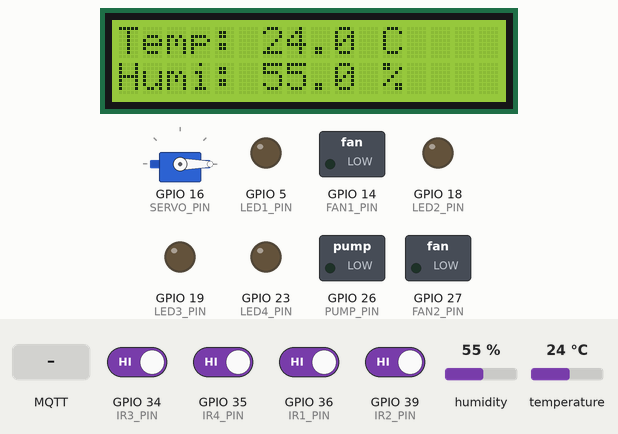
The program below on a simulated ESP32. Parts: servo, 16×2 character LCD, switched loads named in the program (green lamp = pin HIGH), output pins drawn as LEDs (lit = HIGH). The inputs (shaded band) are chosen by the test bench; at power-on: GPIO 34 (IR3_PIN), GPIO 35 (IR4_PIN), GPIO 36 (IR1_PIN), GPIO 39 (IR2_PIN) HIGH, humidity 55 %, temperature 24 °C. WiFi joins after 1.5 s; servers stay silent unless stated; no MQTT or app messages arrive unless stated; what the program prints to the serial monitor is not drawn.

Above: at 8.3 s.
8.4 s: MQTT message "1" arrives on the first subscribed topic
At 8.5 s:
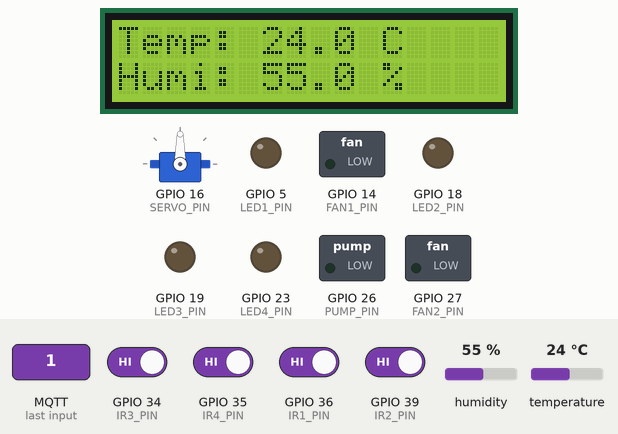
10.1 s: MQTT message "1" arrives on the second subscribed topic
At 10.7 s:
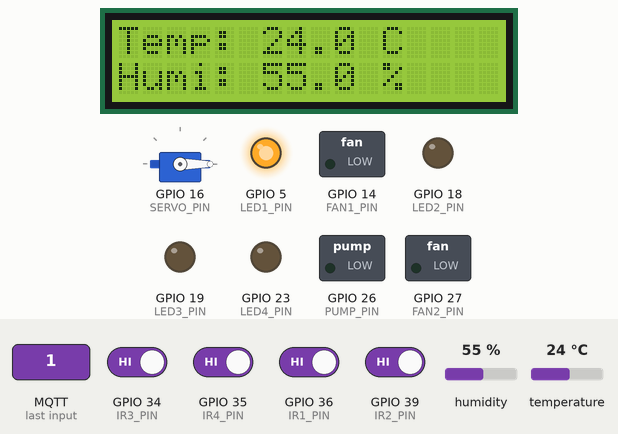
11.6 s: MQTT message "1" arrives on the third subscribed topic
At 12.8 s:
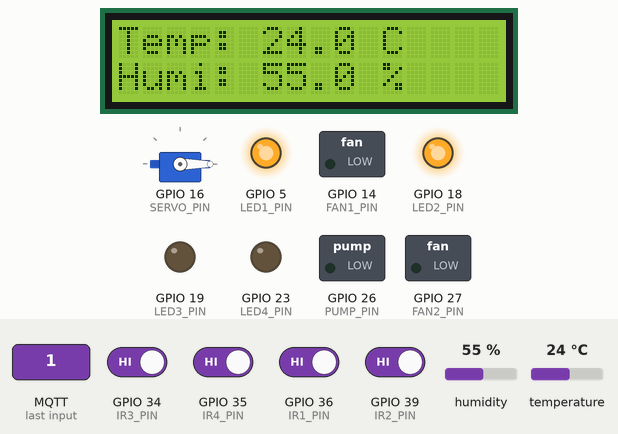
13.1 s: MQTT message "on" arrives on the second subscribed topic
At 14.0 s:
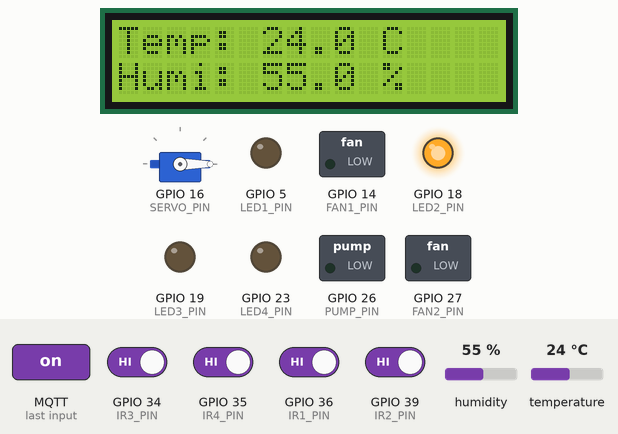
14.6 s: humidity set to 22 %
At 18.9 s:
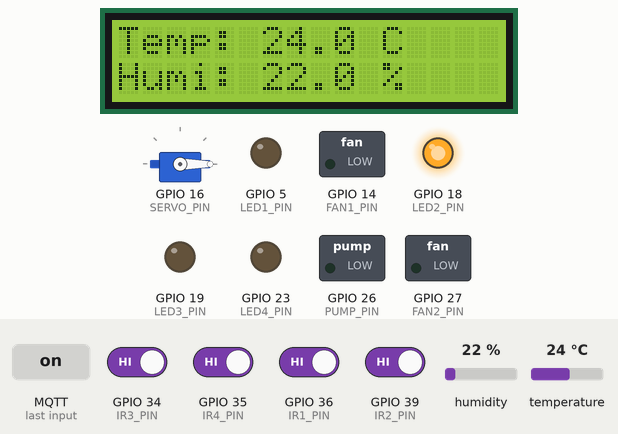
19.2 s: temperature set to 12 °C
At 24.1 s:
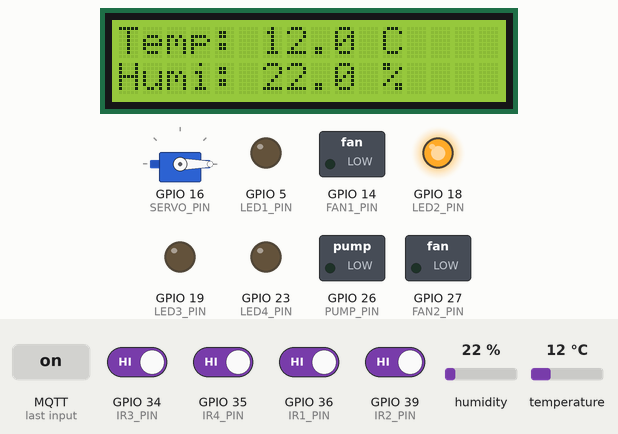
Timing chart, 0 to 25.2 s (numbered marks = the images above; inputs shaded):
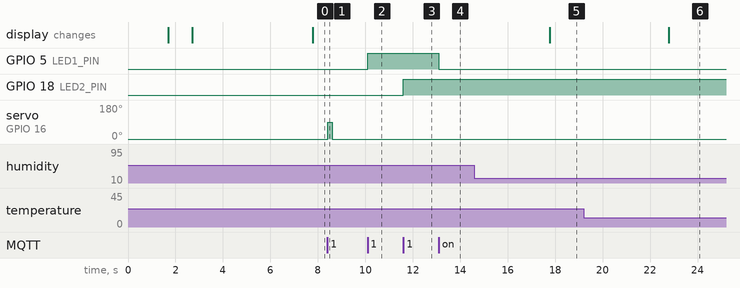

The program:

main.cpp
```cpp
#include <Arduino.h>

#include "secrets/wifi.h"
#include "wifi_connect.h"
#include <WiFiClientSecure.h>

#include "ca_cert_emqx.h"
#include "secrets/mqtt.h"
#include <PubSubClient.h>
#include "MQTT.h"

#include <Ticker.h>
#include <Wire.h>
#include <LiquidCrystal_I2C.h>
#include <ESP32Servo.h>
#include "Adafruit_SHT31.h"

// ===================== HARDWARE =====================
#define SERVO_PIN 16

// 4 LED (KHÔNG dùng chân 2 nữa)
#define LED1_PIN 5
#define LED2_PIN 18
#define LED3_PIN 19
#define LED4_PIN 23

#define FAN1_PIN 14
#define FAN2_PIN 27
#define PUMP_PIN 26

#define IR1_PIN 36
#define IR2_PIN 39
#define IR3_PIN 34
#define IR4_PIN 35

// ===================== SHT30 =====================
Adafruit_SHT31 sht30;

// ===================== LCD =====================
LiquidCrystal_I2C lcd(0x27, 16, 2);

// ===================== Servo =====================
Servo servoMotor;


namespace
{
    const char *ssid     = WiFiSecrets::ssid;
    const char *password = WiFiSecrets::pass;

    WiFiClientSecure tlsClient;
    PubSubClient mqttClient(tlsClient);

    Ticker shtTicker;
    Ticker irTicker;

    // MQTT topics
    const char *topic_sht30 = "esp32/sht30";

    const char *topic_servo = "esp32/servo";

    const char *topic_led1   = "esp32/led1";
    const char *topic_led2   = "esp32/led2";
    const char *topic_led3   = "esp32/led3";
    const char *topic_led4   = "esp32/led4";
    const char *topic_ledAll = "esp32/led_all";

    const char *topic_fan   = "esp32/fan";
    const char *topic_pump  = "esp32/pump";

    const char *topic_ir1   = "esp32/ir1";
    const char *topic_ir2   = "esp32/ir2";
    const char *topic_ir3   = "esp32/ir3";
    const char *topic_ir4   = "esp32/ir4";

    // Danh sách topic cần subscribe
    const char *subscribe_list[] = {
        topic_servo,
        topic_led1, topic_led2, topic_led3, topic_led4,
        topic_ledAll,
        topic_fan,
        topic_pump
    };
    int subscribe_count = 8;

    String client_id = String("ESP32-") + WiFi.macAddress();
}

// ======================================================
//                  READ SHT30 + Publish
// ======================================================
void publishSHT30()
{
    float t = sht30.readTemperature();
    float h = sht30.readHumidity();

    if (isnan(t) || isnan(h)) {
        Serial.println("[SHT30] Read failed!");
        return;
    }

    char json[80];
    sprintf(json, "{ \"temperature\": %.2f, \"humidity\": %.2f }", t, h);

    mqttClient.publish(topic_sht30, json);

    lcd.clear();
    lcd.setCursor(0, 0);
    lcd.printf("Temp: %.1f C", t);
    lcd.setCursor(0, 1);
    lcd.printf("Humi: %.1f %%", h);

    Serial.print("[SHT30] Publish: ");
    Serial.println(json);
}

// ======================================================
//                  READ IR SENSORS
// ======================================================
void publishIR()
{
    const char *ir1 = digitalRead(IR1_PIN) ? "HIGH" : "LOW";
    const char *ir2 = digitalRead(IR2_PIN) ? "HIGH" : "LOW";
    const char *ir3 = digitalRead(IR3_PIN) ? "HIGH" : "LOW";
    const char *ir4 = digitalRead(IR4_PIN) ? "HIGH" : "LOW";

    mqttClient.publish(topic_ir1, ir1);
    mqttClient.publish(topic_ir2, ir2);
    mqttClient.publish(topic_ir3, ir3);
    mqttClient.publish(topic_ir4, ir4);

    Serial.printf("[IR] 1:%s  2:%s  3:%s  4:%s\n", ir1, ir2, ir3, ir4);
}

// ======================================================
//                      CALLBACK
// ======================================================
void mqttCallback(char *topic, uint8_t *payload, unsigned int len)
{
    String msg = "";
    for (unsigned int i = 0; i < len; i++)
        msg += (char)payload[i];

    Serial.printf("[MQTT] %s = %s\n", topic, msg.c_str());

    // ===== Servo: quay 90 rồi tự quay về 0 =====
    if (!strcmp(topic, topic_servo)) {
        if (msg == "1") {
            Serial.println("[SERVO] Rotate 90 then return");
            servoMotor.write(90);   // quay sang 90°
            delay(200);             //
            servoMotor.write(0);    // quay về 0°
        } else {
            servoMotor.write(0);    // lệnh "0" giữ 0°
        }
        return;
    }

    // LEDs riêng lẻ
    if (!strcmp(topic, topic_led1)) { digitalWrite(LED1_PIN, msg == "1"); return; }
    if (!strcmp(topic, topic_led2)) { digitalWrite(LED2_PIN, msg == "1"); return; }
    if (!strcmp(topic, topic_led3)) { digitalWrite(LED3_PIN, msg == "1"); return; }
    if (!strcmp(topic, topic_led4)) { digitalWrite(LED4_PIN, msg == "1"); return; }

    // LED ALL
    if (!strcmp(topic, topic_ledAll)) {
        bool st = (msg == "1");
        digitalWrite(LED1_PIN, st);
        digitalWrite(LED2_PIN, st);
        digitalWrite(LED3_PIN, st);
        digitalWrite(LED4_PIN, st);
        Serial.printf("[LED_ALL] state = %d\n", st);
        return;
    }

    // FAN (2 quạt chung 1 topic)
    if (!strcmp(topic, topic_fan)) {
        bool st = (msg == "1");
        digitalWrite(FAN1_PIN, st);
        digitalWrite(FAN2_PIN, st);
        Serial.printf("[FAN] state = %d\n", st);
        return;
    }

    // Pump
    if (!strcmp(topic, topic_pump)) {
        bool st = (msg == "1");
        digitalWrite(PUMP_PIN, st);
        Serial.printf("[PUMP] state = %d\n", st);
        return;
    }
}

// ======================================================
//                        SETUP
// ======================================================
void setup()
{
    Serial.begin(115200);
    delay(100);

    Serial.println("\n=== ESP32 START ===");

    setup_wifi(ssid, password);
    tlsClient.setCACert(ca_cert);

    mqttClient.setServer(EMQX::broker, EMQX::port);
    mqttClient.setCallback(mqttCallback);

    // Init Outputs
    pinMode(LED1_PIN, OUTPUT);
    pinMode(LED2_PIN, OUTPUT);
    pinMode(LED3_PIN, OUTPUT);
    pinMode(LED4_PIN, OUTPUT);

    pinMode(FAN1_PIN, OUTPUT);
    pinMode(FAN2_PIN, OUTPUT);
    pinMode(PUMP_PIN, OUTPUT);

    digitalWrite(LED1_PIN, LOW);
    digitalWrite(LED2_PIN, LOW);
    digitalWrite(LED3_PIN, LOW);
    digitalWrite(LED4_PIN, LOW);
    digitalWrite(FAN1_PIN, LOW);
    digitalWrite(FAN2_PIN, LOW);
    digitalWrite(PUMP_PIN, LOW);

    // IR
    pinMode(IR1_PIN, INPUT);
    pinMode(IR2_PIN, INPUT);
    pinMode(IR3_PIN, INPUT);
    pinMode(IR4_PIN, INPUT);

    // Servo
    servoMotor.attach(SERVO_PIN);
    servoMotor.write(0);

    // LCD
    lcd.init();
    lcd.backlight();
    lcd.clear();
    lcd.setCursor(0, 0);
    lcd.print("System Booting...");
    delay(1000);

    // SHT30
    Wire.begin(21, 22);         // SCL=22, SDA=21
    if (!sht30.begin(0x44)) {
        Serial.println("Could not find SHT30 sensor!");
        lcd.clear();
        lcd.setCursor(0, 0);
        lcd.print("SHT30 ERROR");
    } else {
        Serial.println("SHT30 OK");
    }

    lcd.clear();
    lcd.setCursor(0, 0);
    lcd.print("System Ready");

    // Timers
    shtTicker.attach(5, publishSHT30); // mỗi 5s đọc SHT30
    irTicker.attach(2, publishIR);     // mỗi 2s đọc IR

    Serial.println("Setup done.");
}

// ======================================================
//                        LOOP
// ======================================================
void loop()
{
    MQTT::reconnect(mqttClient,
                    client_id.c_str(),
                    EMQX::username,
                    EMQX::password,
                    subscribe_list,
                    subscribe_count);

    mqttClient.loop();
    delay(10);
}
```

mqtt.h
```cpp
namespace EMQX
{
    const char *broker = "dfffffff.ala.asia-southeast1.emqxsl.com";
    const int port = 8883;

    const char *username = "servo";
    const char *password = "123";
}
```

wifi.h
```cpp
namespace WiFiSecrets
{
    const char *ssid = "P301_P302";   // Enter your Wi-Fi name
    const char *pass = "22228888"; // Enter Wi-Fi password
}
```

MQTT.h
```cpp
/**
 * MQTT Utilities:
 * - reconnect: to handle MQTT reconnection logic in the main loop().
 */

#pragma once
#include <Arduino.h>
#include <WiFi.h>
#include <PubSubClient.h>

namespace MQTT
{
    unsigned long last_reconnect_attempt_ms = 0;

    void reconnect(PubSubClient &mqttClient, const char *client_id,
                   const char *username, const char *password,
                   const char *subscribe_topics[], int subscribe_count)
    {
        if (!mqttClient.connected() && WiFi.status() == WL_CONNECTED)
        {
            if (millis() - last_reconnect_attempt_ms > 5000)
            {
                last_reconnect_attempt_ms = millis();
                Serial.println("Attempting MQTT connection...");
                if (mqttClient.connect(client_id, username, password))
                {
                    Serial.print(client_id);
                    Serial.println(" connected");
                    for (int i = 0; i < subscribe_count; i++)
                    {
                        mqttClient.subscribe(subscribe_topics[i]);
                    }
                }
            }
        }
    }

    void reconnect(PubSubClient &mqttClient, const char *client_id,
                   const char *username, const char *password,
                   const char *subscribe_topic)
    {
        const char *subscribe_topics[] = {subscribe_topic};
        reconnect(mqttClient, client_id, username, password, subscribe_topics, 1);
    }
} // namespace MQTT
```

ca_cert_emqx.h
```cpp
const char* ca_cert = R"~~~(
-----BEGIN CERTIFICATE-----
MIIDjjCCAnagAwIBAgIQAzrx5qcRqaC7KGSxHQn65TANBgkqhkiG9w0BAQsFADBh
MQswCQYDVQQGEwJVUzEVMBMGA1UEChMMRGlnaUNlcnQgSW5jMRkwFwYDVQQLExB3
d3cuZGlnaWNlcnQuY29tMSAwHgYDVQQDExdEaWdpQ2VydCBHbG9iYWwgUm9vdCBH
MjAeFw0xMzA4MDExMjAwMDBaFw0zODAxMTUxMjAwMDBaMGExCzAJBgNVBAYTAlVT
MRUwEwYDVQQKEwxEaWdpQ2VydCBJbmMxGTAXBgNVBAsTEHd3dy5kaWdpY2VydC5j
b20xIDAeBgNVBAMTF0RpZ2lDZXJ0IEdsb2JhbCBSb290IEcyMIIBIjANBgkqhkiG
9w0BAQEFAAOCAQ8AMIIBCgKCAQEAuzfNNNx7a8myaJCtSnX/RrohCgiN9RlUyfuI
2/Ou8jqJkTx65qsGGmvPrC3oXgkkRLpimn7Wo6h+4FR1IAWsULecYxpsMNzaHxmx
1x7e/dfgy5SDN67sH0NO3Xss0r0upS/kqbitOtSZpLYl6ZtrAGCSYP9PIUkY92eQ
q2EGnI/yuum06ZIya7XzV+hdG82MHauVBJVJ8zUtluNJbd134/tJS7SsVQepj5Wz
tCO7TG1F8PapspUwtP1MVYwnSlcUfIKdzXOS0xZKBgyMUNGPHgm+F6HmIcr9g+UQ
vIOlCsRnKPZzFBQ9RnbDhxSJITRNrw9FDKZJobq7nMWxM4MphQIDAQABo0IwQDAP
BgNVHRMBAf8EBTADAQH/MA4GA1UdDwEB/wQEAwIBhjAdBgNVHQ4EFgQUTiJUIBiV
5uNu5g/6+rkS7QYXjzkwDQYJKoZIhvcNAQELBQADggEBAGBnKJRvDkhj6zHd6mcY
1Yl9PMWLSn/pvtsrF9+wX3N3KjITOYFnQoQj8kVnNeyIv/iPsGEMNKSuIEyExtv4
NeF22d+mQrvHRAiGfzZ0JFrabA0UWTW98kndth/Jsw1HKj2ZL7tcu7XUIOGZX1NG
Fdtom/DzMNU+MeKNhJ7jitralj41E6Vf8PlwUHBHQRFXGU7Aj64GxJUTFy8bJZ91
8rGOmaFvE7FBcf6IKshPECBV1/MUReXgRPTqh5Uykw7+U0b6LJ3/iyK5S9kJRaTe
pLiaWN0bfVKfjllDiIGknibVb63dDcY3fe0Dkhvld1927jyNxF1WW6LZZm6zNTfl
MrY=
-----END CERTIFICATE-----
)~~~";
```

wifi_connect.h
```cpp
/***
 * generic `setup_wifi` utilities
 ***/

#pragma once
#include <Arduino.h>
#include <WiFi.h>
#include <WiFiMulti.h>

namespace WiFiConnect
{
    constexpr const char *ssid[]{"ssid1", "ssid2"};
    constexpr const char *pass[]{"pass1", "pass2"};
}

inline void setup_wifi_multi()
{ // https://github.com/espressif/arduino-esp32/blob/master/libraries/WiFi/examples/WiFiMulti/WiFiMulti.ino
    WiFiMulti wifiMulti;

    wifiMulti.addAP(WiFiConnect::ssid[0], WiFiConnect::pass[0]);
    wifiMulti.addAP(WiFiConnect::ssid[1], WiFiConnect::pass[1]);

    Serial.println("Connecting WiFi ...");
    if (wifiMulti.run() == WL_CONNECTED)
    {
        Serial.printf("Connected to SSID: '%s'\n", WiFi.SSID().c_str());
        Serial.print("IP address: ");
        Serial.println(WiFi.localIP());
    }
}

inline void setup_wifi(const uint8_t AP_index = 1)
{
    delay(10);
    Serial.printf("Connecting to %s ", WiFiConnect::ssid[AP_index]);
    WiFi.begin(WiFiConnect::ssid[AP_index], WiFiConnect::pass[AP_index]);
    while (WiFi.status() != WL_CONNECTED)
    {
        delay(500);
        Serial.print(".");
    }
    Serial.printf("\nConnected to SSID: '%s'\n", WiFi.SSID().c_str());
    Serial.print("IP address: ");
    Serial.println(WiFi.localIP());
}

inline void setup_wifi(const char *SSID, const char *PASS)
{
    delay(10);
    Serial.printf("Connecting to %s ", SSID);
    WiFi.begin(SSID, PASS);
    while (WiFi.status() != WL_CONNECTED)
    { // ESP will hang there!!!
        delay(500);
        Serial.print(".");
    }
    Serial.printf("\nConnected to SSID: '%s'\n", WiFi.SSID().c_str());
    Serial.print("IP address: ");
    Serial.println(WiFi.localIP());
}
```

Measured:
- after the input at 8.4 s, servo on GPIO 16 (SERVO_PIN): 0° → 90° at once, → 0° 0.20 s later
- after the input at 10.1 s, GPIO 5 (LED1_PIN): LOW → HIGH at once
- after the input at 11.6 s, GPIO 18 (LED2_PIN): LOW → HIGH at once
- after the input at 13.1 s, GPIO 5 (LED1_PIN): HIGH → LOW at once
- after the input at 14.6 s, the display: changes after 3.2 s (image 5)
- after the input at 19.2 s, the display: changes after 3.6 s (image 6)
